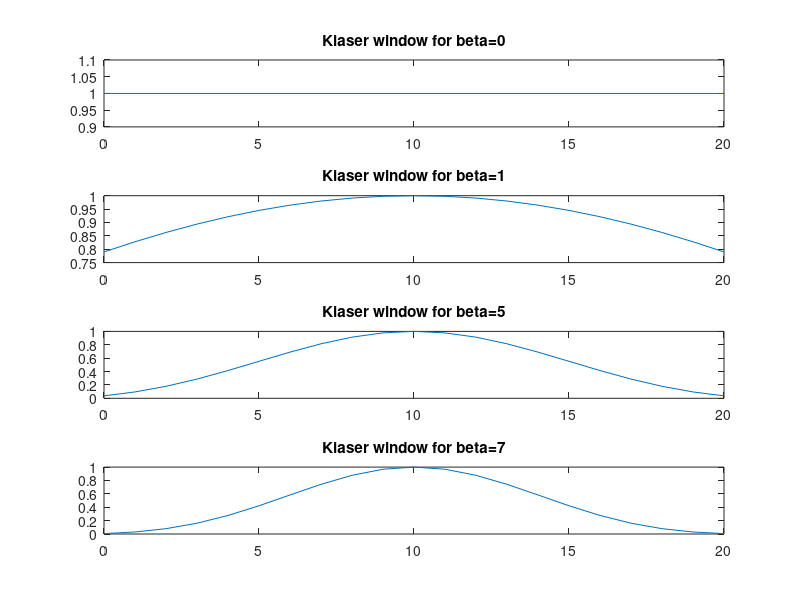
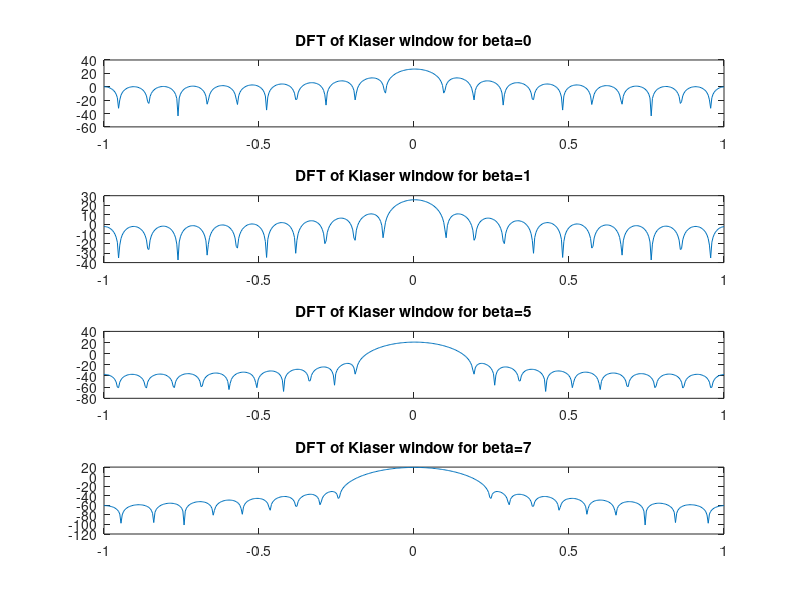

MATLAB code to generate these figures, in order:
clc;
clearvars;
close all;
M = 21;
n = 0:M-1;
beta = [0, 1, 5, 7];
w_kaiser = zeros(size(beta, 2), M);
N = 512;
w = linspace(-1, 1, N);
for i = 1:size(beta, 2) %size (beta, 2) means how many cols are there in beta matrix
    w_kaiser(i, :) = besseli(0, beta(i)*sqrt(1-(1-2*n/(M-1)).^2))/ besseli(0, beta(i)); %writes the data in i'th colummn of matrix kaiser
    subplot(size(beta, 2), 1, i), plot(n, w_kaiser(i, :));
    title(["Kiaser window for beta=", num2str(beta(i))]);
end

figure

for i = 1:size(beta, 2)
    subplot(size(beta, 2), 1, i), plot(w, 20*log10(abs(fftshift(fft(w_kaiser(i, :), N)))));
    title(["DFT of Kiaser window for beta=", num2str(beta(i))]);
end